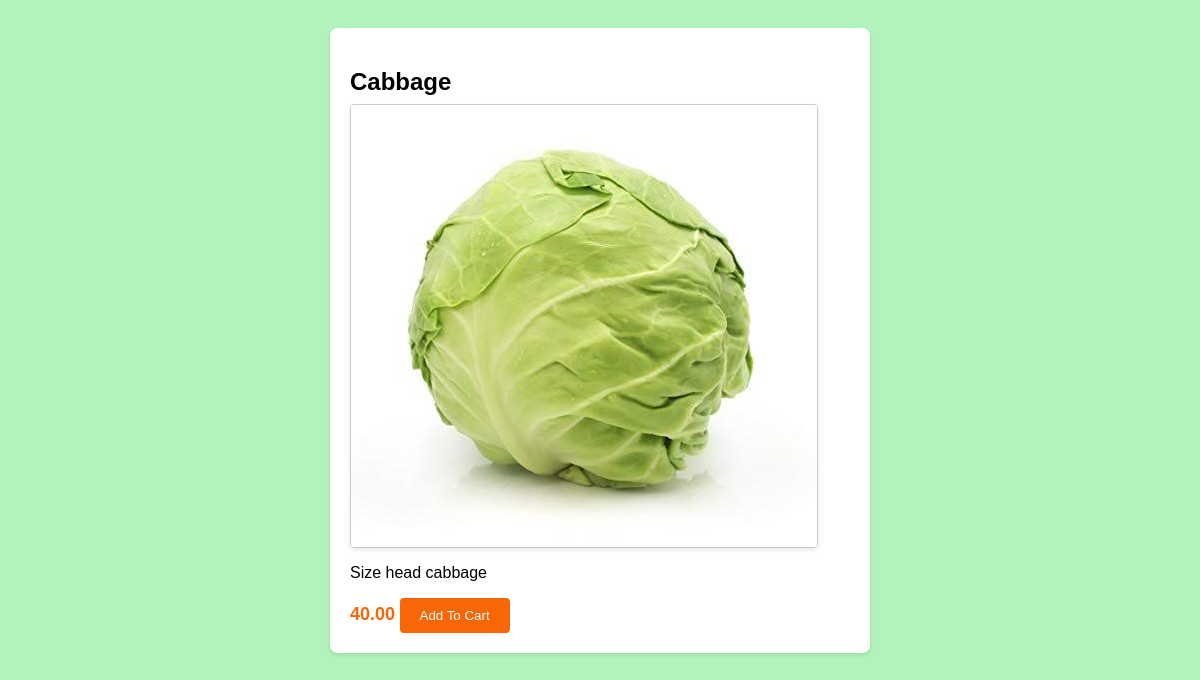
Screenshot of /inventory/products/6/ with the database file from the repository.
### inventory/models.py (models this page shows)
class Product(models.Model):
    vendor = models.ForeignKey(Vendor, null = True, on_delete = models.CASCADE)
    name=models.CharField(max_length=32)
    price=models.DecimalField(max_digits=8,decimal_places=2)
    stock=models.PositiveBigIntegerField()
    image=models.ImageField()
    description=models.TextField()
    date_created=models.DateTimeField(auto_now_add=True)
    date_updated=models.DateTimeField(auto_now=True)

### inventory/views.py (the view)
# urls.py: path("products/<int:id>/", product_detail, name="product_detail_view"),
def product_detail(request, id):
    product = Product.objects.get(id=id)
    return render(request, "inventory/product_detail.html", {"product": product})

### templates/inventory/product_detail.html (shortened to what this page needs)
<!DOCTYPE html>
<html lang="en">
<head>
</head>
<body>
    <div class="product-container">
        <h2 class="product-title">{{product.name}}</h2>
        <img src="{{product.image.url}}" alt="{{product.name}}" class="product-image" />
        <p class="product-description">{{product.description}}</p>
        <span class="product-price">{{product.price}}</span>
        <button class="add-to-cart-btn">Add To Cart</button>
    </div>
</body>
</html>

### templates/inventory/product_detail.html (style rules this page uses)
body { font-family: Arial, sans-serif; background-color:#b2f2bb; padding: 20px; }
.product-container { max-width: 500px; margin: 0 auto; background-color: #fff; padding: 20px; border-radius: 8px; box-shadow: 0 2px 4px rgba(0, 0, 0, 0.1); }
.product-container img { max-width: 100%; display: block; margin-bottom: 16px; border: 1px solid #ccc; border-radius: 4px; box-shadow: 0 2px 4px rgba(0, 0, 0, 0.1); }
.product-title { font-size: 24px; font-weight: bold; margin-bottom: 8px; }
.product-description { margin-bottom: 16px; }
.product-price { font-size: 18px; font-weight: bold; color: #f76707; }
.add-to-cart-btn { background-color: #f76707; color: #fff; border: none; padding: 10px 20px; border-radius: 4px; cursor: pointer; }

### rows the page displays
Product: name "Cabbage", image (picture), description "Size head cabbage", price "40.00"
